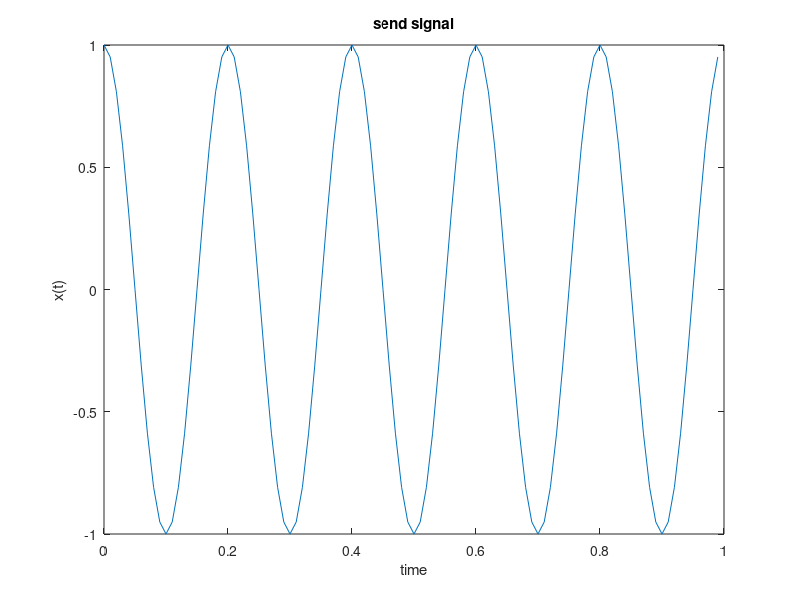
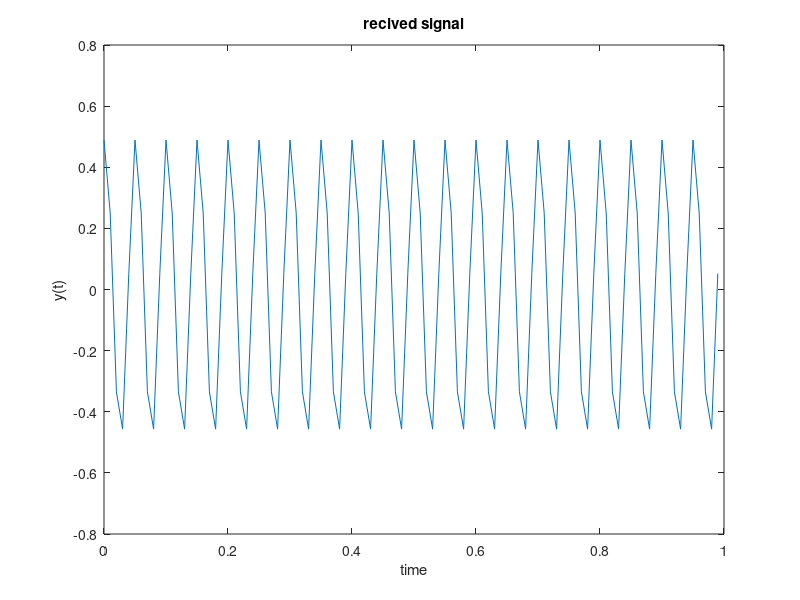
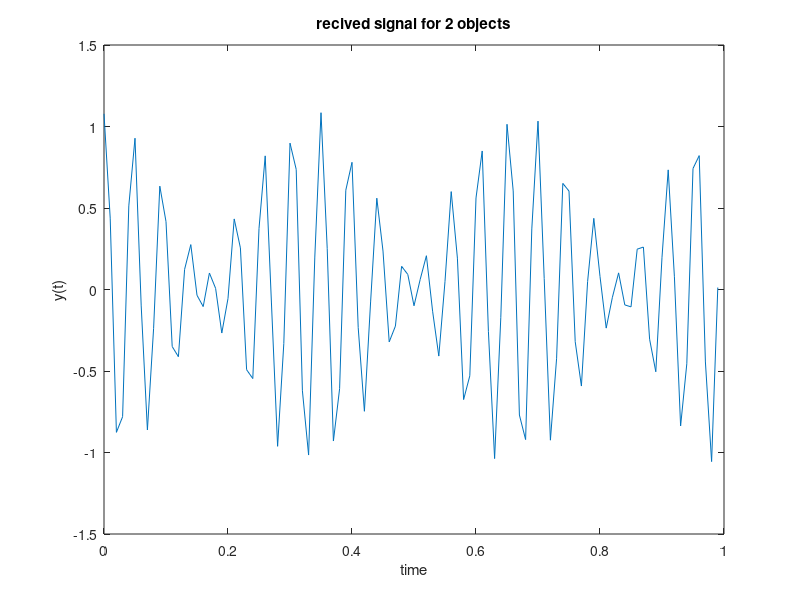

Recreate these plots in MATLAB, in order.
close all;
clc;
clear;
%% Part 1
fc = 5;
tstart = 0;
tend = 1;
fs = 100;

t = tstart: 1/fs : tend - 1/fs;
x = cos(2*pi*fc*t);
figure
plot(t, x)
xlabel('time');
ylabel('x(t)');
title('send signal');

%% Part 2

alpha = 0.5;
Beta = 0.3;
R = 250; %Km
V = 180; %Km / h
fd = Beta * V / 3.6;
c = 3*10^8;
td = 2/c * R * 1000;

y = alpha * cos(2*pi*(fc+fd)*(t-td));

figure
plot(t, y)
xlabel('time');
ylabel('y(t)');
title('recived signal');

%% Part 3
N = (tend - tstart) * fs;
f = -fs/2 : fs/N : fs/2-fs/N;

FTR = fftshift(fft(y));
FTR = FTR/max(abs(FTR));
[value idx1] = max(FTR(51:100));
freq = f(50+idx1);

phaseVal = abs(angle(FTR(50+idx1)));

fdnew = freq - fc;
tdnew = phaseVal/(2*pi*(fc+fdnew));
Vnew = fdnew * 3.6/Beta; 
Rnew = round(tdnew / 1000 * 0.5 * c);

disp(['fd = ', num2str(fdnew)]);
disp(['td = ', num2str(tdnew)]);
disp(['V = ', num2str(Vnew)]);
disp(['R = ', num2str(Rnew)]);

%% Part 4

std = 0.01;
noise = randn(1,length(y));   
True_R = 1;
True_V = 1;
for i=1:1000
    noise_i = std*noise;
    y_noisy = y + noise_i;
    
    FTR = fftshift(fft(y_noisy));
    FTR = FTR/max(abs(FTR));
    [value idx1] = max(FTR(51:100));
    freq = f(50+idx1);
    phaseVal = abs(angle(FTR(50+idx1)));

    fdnew = freq - fc;
    tdnew = phaseVal/(2*pi*(fc+fdnew));
    Vnew = fdnew * 3.6/Beta; 
    Rnew = round(tdnew / 1000 * 0.5 * c);
    
    if Rnew ~= R && True_R==1
        disp(['With std = ', num2str(std), 'Rnew = ', num2str(Rnew), ' detected wrong']);
        True_R=0;
    end
    
    if Vnew ~= V && True_V==1
        disp(['With std = ', num2str(std), 'Vnew = ', num2str(Vnew), ' detected wrong']);
        True_V=0;
    end
    
    if True_V + True_R == 0
        break;
    end
    std = std + 0.01;
end

%% Part 5

alpha1 = 0.5;
Beta = 0.3;
R1 = 250; %Km
V1 = 180; %Km / h
fd1 = Beta * V1 / 3.6;
td1 = 2/c * R1 * 1000;

alpha2 = 0.6;
R2 = 200; %Km
V2 = 216; %Km / h
fd2 = Beta * V2 / 3.6;
td2 = 2/c * R2 * 1000;

y1 = alpha1 * cos(2*pi*(fc+fd1)*(t-td1));
y2 = alpha2 * cos(2*pi*(fc+fd2)*(t-td2));
y = y1 + y2;

figure
plot(t, y)
xlabel('time');
ylabel('y(t)');
title('recived signal for 2 objects');

%% Part 6
FTR = fftshift(fft(y));
FTR = FTR/max(abs(FTR));

[value idx1] = max(FTR(51:100));
freq1 = f(50+idx1);
phaseVal1 = abs(angle(FTR(50+idx1)));
FTR(50+idx1) = 0;

[value idx2] = max(FTR(51:100));
freq2 = f(50+idx2);
phaseVal2 = abs(angle(FTR(50+idx2)));



fdnew1 = freq1 - fc;
tdnew1 = phaseVal1/(2*pi*(fc+fdnew1));
V1new = fdnew1 * 3.6/Beta; 
R1new = tdnew1 / 1000 * 0.5 * c;

fdnew2 = freq2 - fc;
tdnew2 = phaseVal2/(2*pi*(fc+fdnew2));
V2new = fdnew2 * 3.6/Beta; 
R2new = round(tdnew2 * c / 1000 * 0.5);

disp(['For object 1 V= ', num2str(V1new), 'and R= ', num2str(R1new)]);
disp(['For object 2 V= ', num2str(V2new), 'and R= ', num2str(R2new)]);


%% Part 7 test our Idea

alpha1 = 0.5;
Beta = 0.3;
R1 = 250; %Km
V1 = 180; %Km / h
fd1 = Beta * V1 / 3.6;
td1 = 2/c * R1 * 1000;

alpha2 = 0.6;
R2 = 200; %Km
V2 = 192; %Km / h
fd2 = Beta * V2 / 3.6;
td2 = 2/c * R2 * 1000;

y1 = alpha1 * cos(2*pi*(fc+fd1)*(t-td1));
y2 = alpha2 * cos(2*pi*(fc+fd2)*(t-td2));
y = y1 + y2;

FTR = fftshift(fft(y));
FTR = FTR/max(abs(FTR));

[value idx1] = max(FTR(51:100));
freq1 = f(50+idx1);
phaseVal1 = abs(angle(FTR(50+idx1)));
FTR(50+idx1) = 0;

[value idx2] = max(FTR(51:100));
freq2 = f(50+idx2);
phaseVal2 = abs(angle(FTR(50+idx2)));



fdnew1 = freq1 - fc;
tdnew1 = phaseVal1/(2*pi*(fc+fdnew1));
V1new = fdnew1 * 3.6/Beta; 
R1new = tdnew1 / 1000 * 0.5 * c;

fdnew2 = freq2 - fc;
tdnew2 = phaseVal2/(2*pi*(fc+fdnew2));
V2new = fdnew2 * 3.6/Beta; 
R2new = round(tdnew2 * c / 1000 * 0.5);

disp('test that if |V1-V2|>= 12 it works correctly');
disp(['For object 1 V= ', num2str(V1new), 'and R= ', num2str(R1new)]);
disp(['For object 2 V= ', num2str(V2new), 'and R= ', num2str(R2new)]);







